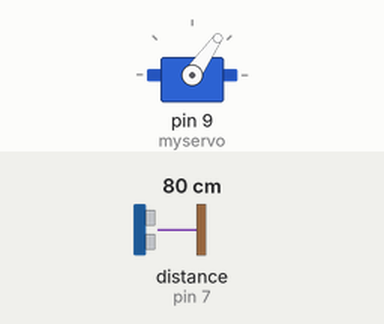
Simulated run of this sketch. Board: Arduino Leonardo, built with avr-gcc and run on an emulated ATmega32U4. Shown: servo. The test bench sets the inputs (shaded band); at power-on: distance to the obstacle (sensor on pin 7) 80 cm. The echo pulse lasts 58.3 µs per cm; what the sketch prints to the serial monitor is not drawn.

Above: at 1.3 s.
1.4 s: distance to the obstacle (sensor on pin 7) set to 2 cm
At 1.81 s:
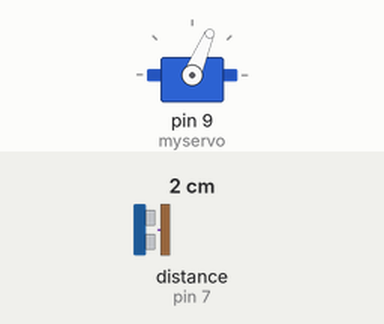
At 3.03 s:
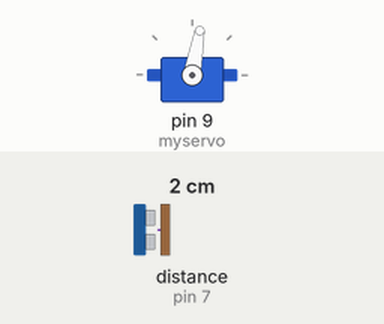
4.4 s: distance to the obstacle (sensor on pin 7) set to 18 cm
6.0 s: distance to the obstacle (sensor on pin 7) set to 4 cm
At 9.4 s:
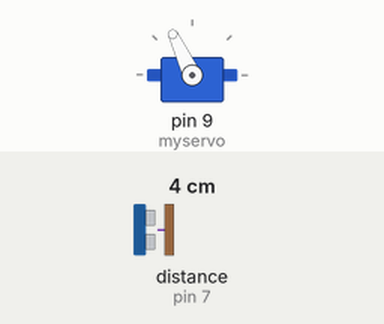
Timing chart, 0 to 10.9 s (numbered marks = the images above; inputs shaded):
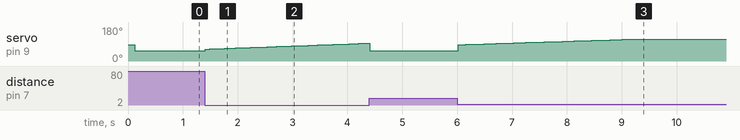

Measured:
- after the input at 1.4 s, servo on pin 9 (myservo): moves from 55° to 94° over 2.9 s, starting at once
- after the input at 6.0 s, servo on pin 9 (myservo): moves from 55° to 115° over 3.1 s, starting at once

The sketch:

PID.ino
```cpp
#include <Servo.h> // Libreria para controlar el servo
#include <Adafruit_MPU6050.h>
#include <Adafruit_Sensor.h>
#include <Wire.h>
#include <NewPing.h> // Libreria para la comunicación con el sensor de ultrasonido

#define TRIGGER_PIN  6    // Pin de arduino conectado al pin trigger del sensor de ultrasonido.
#define ECHO_PIN     7    // Pin de arduino conectado al pin echo del sensor de ultrasonido.
#define MAX_DISTANCE 100  // Distancia máxima que queremos medir (en cm). El sensor tiene un límite de 400-500cm.

NewPing sonar(TRIGGER_PIN, ECHO_PIN, MAX_DISTANCE); // Se inicializa el sensor con los parametros definidos.

Adafruit_MPU6050 mpu; // Se define el objeto de la IMU

// Variables para medir tiempo
unsigned long startTime = 0;
unsigned long endTime = 0;

Servo myservo;  // create Servo object to control a servo

#define PI 3.14159
#define ALPHA 0.08
#define CORRECCION_SERVO 85
#define CORRECCION_IMU 2.2
#define PUNTO_0_BARRA 16

#define Ts 0.02

void setup() {
  Serial.begin(115200);

  while (!Serial){
    delay(10); // will pause Zero, Leonardo, etc until serial console opens
  }

  // Se inicia la IMU
  if (!mpu.begin()) {
    while (1) {
      delay(10);
    }
  }
  myservo.attach(9);  // Indico el pin PWM de arduino que controla al servo

  while (!Serial){
    delay(10); // will pause Zero, Leonardo, etc until serial console opens
  }

  // Se inicia la IMU
  if (!mpu.begin()) {
    while (1) {
      delay(10);
    }
  }

  mpu.setAccelerometerRange(MPU6050_RANGE_8_G);
  mpu.setGyroRange(MPU6050_RANGE_500_DEG);
  mpu.setFilterBandwidth(MPU6050_BAND_44_HZ);

  myservo.write(0 + CORRECCION_SERVO);

  delay(100);
}

void loop() {
  startTime = micros();

  static float error = 0;
  static float error_ant = 0;
  static float salida = 0;
  // static float salida_ant = 0;
  static float angulo_servo = 0;
  // static float angulo_servo_ant = 0;

  float ref = 0;

  salida = medir_distancia();
  error = ref - salida;

  static float Kp = 3;
  static float Kd = 0;
  static float Ki = 0.75;

  static float Ik_ant = 0;
  float Ik = Ik_ant + Ts/2 * (error + error_ant);

  static float Dk_ant = 0;
  float Dk = 2 * (error - error_ant)/Ts - Dk_ant;
  // Serial.println(Dk);
  // delay(10000);
  // if(Dk > 10)
  //   Dk = 10;
  // else if(Dk < -10)
  //   Dk = -10;

  angulo_servo = Kp * error + Ki * Ik + Kd * Dk;
  comandarServo(angulo_servo);

  error_ant = error;
  Ik_ant = Ik;
  Dk_ant = Dk;

  matlab_send(angulo_servo, salida, error, Ik, Dk);
  // matlab_send(Ik, Dk, error);
  // Serial.println(error);

  endTime = micros();

  delay(20 - (endTime-startTime)/1000.0);
}

float medir_distancia(){
  return sonar.ping()/(2*29.287) - PUNTO_0_BARRA;
}

void comandarServo(float angulo){
  if(angulo < -30){
    angulo = -30;
  } else if (angulo > 30){
    angulo = 30;
  }

  myservo.write(angulo + CORRECCION_SERVO);
  return;
}

float medir_angulo(){
  sensors_event_t a, g, temp;   // Defino las variables para leer los sensores
  mpu.getEvent(&a, &g, &temp);  // Leo los sensores. ¡¡ El valor de la velocidad angular está en radianes por segundo !!

  static float theta_g = 0;
  theta_g = theta_g + (g.gyro.x * 0.02) * 180/PI;

  float theta_a = ( atan2(a.acceleration.y, a.acceleration.z) ) * 180/PI;


  static float theta_best = 0;
  float theta_g_best = theta_best + (g.gyro.x * 0.02) * 180/PI;
  theta_best = ALPHA * theta_a + (1-ALPHA) * theta_g_best;

  return theta_best + CORRECCION_IMU;
}

void matlab_send(float dato1, float dato2, float dato3, float dato4, float dato5)
{
  // Encabezado que marca el comienzo de los datos
  Serial.write("abcd");

  byte * b = (byte *) &dato1;
  Serial.write(b,4);
  b = (byte *) &dato2;
  Serial.write(b,4);
  b = (byte *) &dato3;
  Serial.write(b,4);
  b = (byte *) &dato4;
  Serial.write(b,4);
  b = (byte *) &dato5;
  Serial.write(b,4);
}
```
